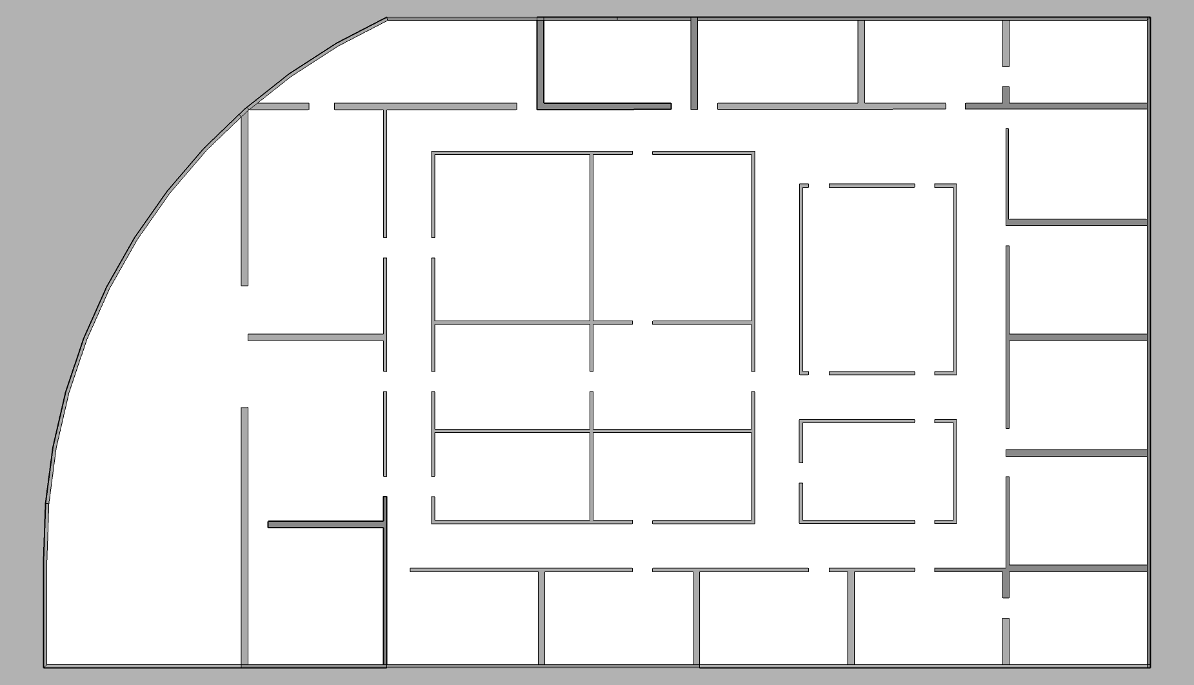
#> input picture Data/office_a.png, 1194 x 685 px
$ python main.py
#> lines starting #> are read from the running program, lines starting #| are printed output that depends on the picture; after the words box and inside, x2 and y2 are one past the last pixel; in counts of white or black regions, pixels touching at a corner belong together
import cv2
import numpy as np
import os


class RoomSegmentation:
    def __init__(self, m=1, b=5, min_dist=1600, min_l=100, image_name=None, image_file=None):
#> called with m = 1, b = 70, min_dist = 1600, min_l = 10, image_name = './Data/office_a.png'
        self.m_thresh = m
        self.b_thresh = b
        self.l_thresh = min_dist
        self.first_line_thresh = min_l
        if image_file is None:
            self.img = cv2.imread(image_name, 0)
#> self.img is the input picture: shape (685, 1194); min 0, max 255, mean 231.7
            self.img = self.convert_to_bw(self.img, 200)
        else:
            self.img = image_file

        self.original_img = self.img.copy()
        if image_name is None:
            os.mkdir("Camera")
            self.dir = "Camera"
        else:
            if image_name.split('.')[1].split('/')[-1] not in os.listdir('./results'):
                os.mkdir('./results/' + image_name.split('.')[1].split('/')[-1])
            self.dir = './results/' + image_name.split('.')[1].split('/')[-1]

    # [59 lines left out: functions convert_to_sqr, run, circle_detection, not called in this run]

    @staticmethod
    def convert_to_bw(image, thresh):
#> called with thresh = 200
        for i in range(image.shape[0]):
            for j in range(image.shape[1]):
                if image[i][j] > thresh:
                    image[i][j] = 255
                else:
                    image[i][j] = 0
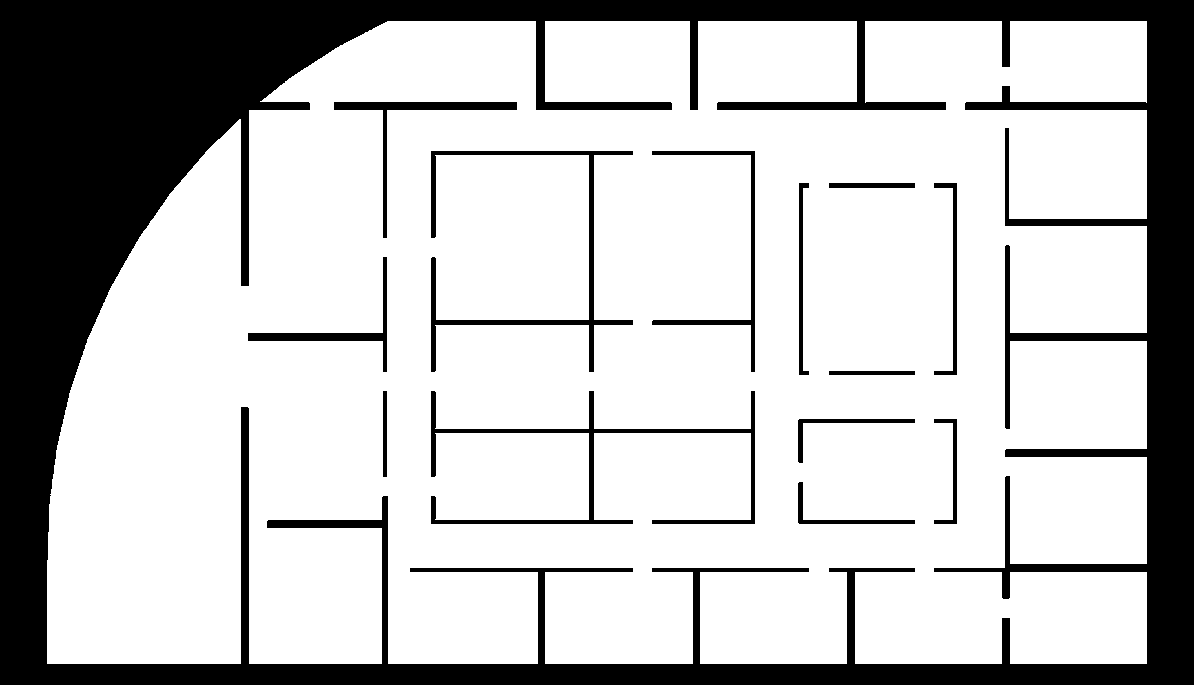
#> image: shape (685, 1194); 75.1% white; 14 black regions, largest, box (x1, y1, x2, y2) and area: (0, 0, 1194, 685) 185566, (431, 391, 755, 524) 4165, (431, 151, 633, 372) 3837
        return image

    # [79 lines left out: functions line_segmentation, extend_lines, draw_lines, connected_component, rotate_img, transfer_to_original, not called in this run]


if __name__ == '__main__':
#> (the run stopped early here; a loop or call above may not have finished)
